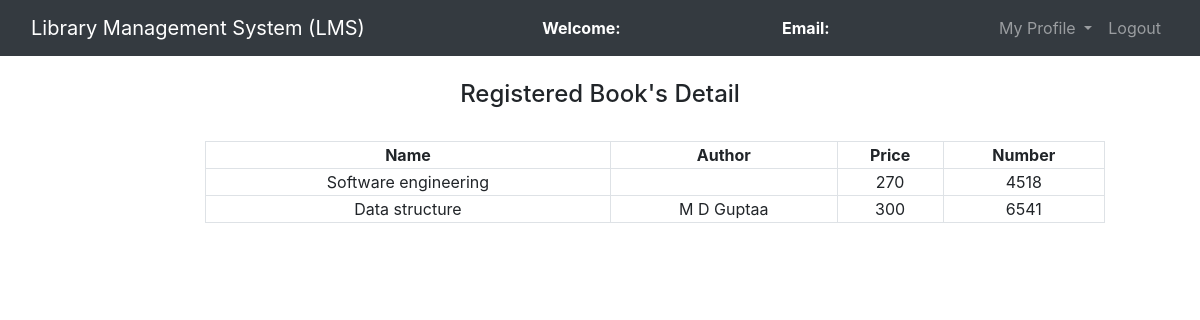
The page /admin/Regbooks.php on the database as committed earlier.
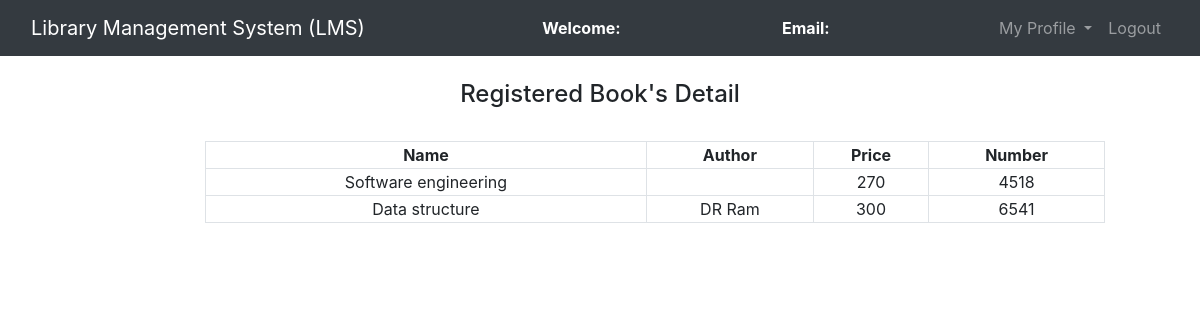
The same page on the database as committed later.
### tables this page shows
CREATE TABLE `books` (
  `book_id` int(11) NOT NULL,
  `book_name` varchar(250) NOT NULL,
  `author_id` int(11) NOT NULL,
  `cat_id` int(11) NOT NULL,
  `book_no` int(11) NOT NULL,
  `book_price` int(11) NOT NULL
);

CREATE TABLE `authors` (
  `author_id` int(11) NOT NULL,
  `author_name` varchar(250) NOT NULL
);

### admin/Regbooks.php (the view, shortened to what this page needs)
<?php
	$connection = mysqli_connect("localhost","root","");
	$query = "select books.book_name,books.book_no,book_price,authors.author_name from books left join authors on books.author_id = authors.author_id";
?>
<!DOCTYPE html>
<html>
<head>
	<link rel="stylesheet" type="text/css" href="../bootstrap-4.4.1/css/bootstrap.min.css">
</head>
<body>
	<nav class="navbar navbar-expand-lg navbar-dark bg-dark">
		<div class="container-fluid">
			<div class="navbar-header">
				<a class="navbar-brand" href="admin_dashboard.php">Library Management System (LMS)</a>
			</div>
			<font style="color: white"><span><strong>Welcome: <?php echo $_SESSION['name'];?></strong></span></font>
			<font style="color: white"><span><strong>Email: <?php echo $_SESSION['email'];?></strong></font>
		    <ul class="nav navbar-nav navbar-right">
		      <li class="nav-item dropdown">
	        	<a class="nav-link dropdown-toggle" data-toggle="dropdown">My Profile </a>
		      </li>
		      <li class="nav-item">
		        <a class="nav-link" href="../logout.php">Logout</a>
		      </li>
		    </ul>
		</div>
	</nav><br>
		<center><h4>Registered Book's Detail</h4><br></center>
		<div class="row">
			<div class="col-md-2"></div>
			<div class="col-md-8">
				<form>
					<table class="table-bordered" width="900px" style="text-align: center">
						<tr>
							<th>Name</th>
							<th>Author</th>
							<th>Price</th>
							<th>Number</th>
						</tr>
					<?php
						$query_run = mysqli_query($connection,$query);
						while ($row = mysqli_fetch_assoc($query_run)){
							?>
							<tr>
							<td><?php echo $row['book_name'];?></td>
							<td><?php echo $row['author_name'];?></td>
							<td><?php echo $row['book_price'];?></td>
							<td><?php echo $row['book_no'];?></td>
						</tr>
					<?php
						}
					?>
				</table>
				</form>
			</div>
			<div class="col-md-2"></div>
		</div>
</body>
</html>

Rows that differ between the two databases and show on the page:
changed through a linked row, books "Data structure": author.author_name "M D Guptaa" → "DR Ram"
